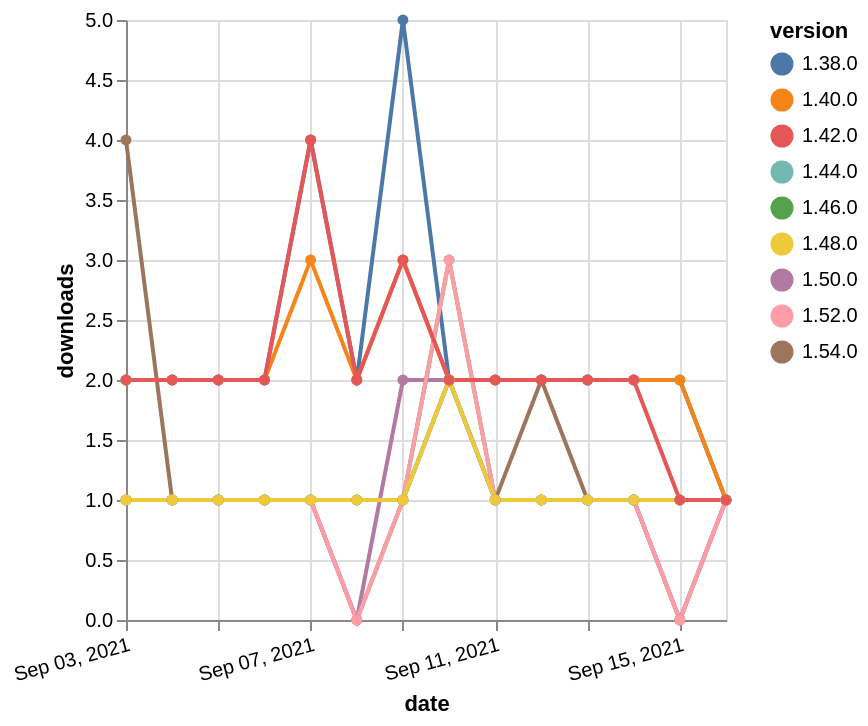

Describe this chart as a Vega-Lite specification.
### Vega-Lite specification from a JSON file in a GitHub repository (floating-point values rounded to 4 significant figures)
{"$schema": "https://vega.github.io/schema/vega-lite/v5.json", "description": "A simple bar chart with embedded data.", "data": {"values": [{"date": "2021-09-03", "total": 118, "delta": 4, "version": "1.54.0"}, {"date": "2021-09-04", "total": 119, "delta": 1, "version": "1.54.0"}, {"date": "2021-09-05", "total": 120, "delta": 1, "version": "1.54.0"}, {"date": "2021-09-06", "total": 121, "delta": 1, "version": "1.54.0"}, {"date": "2021-09-07", "total": 122, "delta": 1, "version": "1.54.0"}, {"date": "2021-09-08", "total": 122, "delta": 0, "version": "1.54.0"}, {"date": "2021-09-09", "total": 123, "delta": 1, "version": "1.54.0"}, {"date": "2021-09-10", "total": 125, "delta": 2, "version": "1.54.0"}, {"date": "2021-09-11", "total": 126, "delta": 1, "version": "1.54.0"}, {"date": "2021-09-12", "total": 128, "delta": 2, "version": "1.54.0"}, {"date": "2021-09-13", "total": 129, "delta": 1, "version": "1.54.0"}, {"date": "2021-09-14", "total": 130, "delta": 1, "version": "1.54.0"}, {"date": "2021-09-15", "total": 130, "delta": 0, "version": "1.54.0"}, {"date": "2021-09-16", "total": 131, "delta": 1, "version": "1.54.0"}, {"date": "2021-09-03", "total": 157, "delta": 1, "version": "1.50.0"}, {"date": "2021-09-04", "total": 158, "delta": 1, "version": "1.50.0"}, {"date": "2021-09-05", "total": 159, "delta": 1, "version": "1.50.0"}, {"date": "2021-09-06", "total": 160, "delta": 1, "version": "1.50.0"}, {"date": "2021-09-07", "total": 161, "delta": 1, "version": "1.50.0"}, {"date": "2021-09-08", "total": 161, "delta": 0, "version": "1.50.0"}, {"date": "2021-09-09", "total": 163, "delta": 2, "version": "1.50.0"}, {"date": "2021-09-10", "total": 165, "delta": 2, "version": "1.50.0"}, {"date": "2021-09-11", "total": 166, "delta": 1, "version": "1.50.0"}, {"date": "2021-09-12", "total": 167, "delta": 1, "version": "1.50.0"}, {"date": "2021-09-13", "total": 168, "delta": 1, "version": "1.50.0"}, {"date": "2021-09-14", "total": 169, "delta": 1, "version": "1.50.0"}, {"date": "2021-09-15", "total": 169, "delta": 0, "version": "1.50.0"}, {"date": "2021-09-16", "total": 170, "delta": 1, "version": "1.50.0"}, {"date": "2021-09-03", "total": 240, "delta": 1, "version": "1.44.0"}, {"date": "2021-09-04", "total": 241, "delta": 1, "version": "1.44.0"}, {"date": "2021-09-05", "total": 242, "delta": 1, "version": "1.44.0"}, {"date": "2021-09-06", "total": 243, "delta": 1, "version": "1.44.0"}, {"date": "2021-09-07", "total": 244, "delta": 1, "version": "1.44.0"}, {"date": "2021-09-08", "total": 245, "delta": 1, "version": "1.44.0"}, {"date": "2021-09-09", "total": 246, "delta": 1, "version": "1.44.0"}, {"date": "2021-09-10", "total": 248, "delta": 2, "version": "1.44.0"}, {"date": "2021-09-11", "total": 249, "delta": 1, "version": "1.44.0"}, {"date": "2021-09-12", "total": 250, "delta": 1, "version": "1.44.0"}, {"date": "2021-09-13", "total": 251, "delta": 1, "version": "1.44.0"}, {"date": "2021-09-14", "total": 252, "delta": 1, "version": "1.44.0"}, {"date": "2021-09-15", "total": 253, "delta": 1, "version": "1.44.0"}, {"date": "2021-09-16", "total": 254, "delta": 1, "version": "1.44.0"}, {"date": "2021-09-03", "total": 3103, "delta": 2, "version": "1.38.0"}, {"date": "2021-09-04", "total": 3105, "delta": 2, "version": "1.38.0"}, {"date": "2021-09-05", "total": 3107, "delta": 2, "version": "1.38.0"}, {"date": "2021-09-06", "total": 3109, "delta": 2, "version": "1.38.0"}, {"date": "2021-09-07", "total": 3113, "delta": 4, "version": "1.38.0"}, {"date": "2021-09-08", "total": 3115, "delta": 2, "version": "1.38.0"}, {"date": "2021-09-09", "total": 3120, "delta": 5, "version": "1.38.0"}, {"date": "2021-09-10", "total": 3122, "delta": 2, "version": "1.38.0"}, {"date": "2021-09-11", "total": 3124, "delta": 2, "version": "1.38.0"}, {"date": "2021-09-12", "total": 3126, "delta": 2, "version": "1.38.0"}, {"date": "2021-09-13", "total": 3128, "delta": 2, "version": "1.38.0"}, {"date": "2021-09-14", "total": 3130, "delta": 2, "version": "1.38.0"}, {"date": "2021-09-15", "total": 3132, "delta": 2, "version": "1.38.0"}, {"date": "2021-09-16", "total": 3133, "delta": 1, "version": "1.38.0"}, {"date": "2021-09-03", "total": 2549, "delta": 2, "version": "1.40.0"}, {"date": "2021-09-04", "total": 2551, "delta": 2, "version": "1.40.0"}, {"date": "2021-09-05", "total": 2553, "delta": 2, "version": "1.40.0"}, {"date": "2021-09-06", "total": 2555, "delta": 2, "version": "1.40.0"}, {"date": "2021-09-07", "total": 2558, "delta": 3, "version": "1.40.0"}, {"date": "2021-09-08", "total": 2560, "delta": 2, "version": "1.40.0"}, {"date": "2021-09-09", "total": 2563, "delta": 3, "version": "1.40.0"}, {"date": "2021-09-10", "total": 2565, "delta": 2, "version": "1.40.0"}, {"date": "2021-09-11", "total": 2567, "delta": 2, "version": "1.40.0"}, {"date": "2021-09-12", "total": 2569, "delta": 2, "version": "1.40.0"}, {"date": "2021-09-13", "total": 2571, "delta": 2, "version": "1.40.0"}, {"date": "2021-09-14", "total": 2573, "delta": 2, "version": "1.40.0"}, {"date": "2021-09-15", "total": 2575, "delta": 2, "version": "1.40.0"}, {"date": "2021-09-16", "total": 2576, "delta": 1, "version": "1.40.0"}, {"date": "2021-09-03", "total": 335, "delta": 1, "version": "1.46.0"}, {"date": "2021-09-04", "total": 336, "delta": 1, "version": "1.46.0"}, {"date": "2021-09-05", "total": 337, "delta": 1, "version": "1.46.0"}, {"date": "2021-09-06", "total": 338, "delta": 1, "version": "1.46.0"}, {"date": "2021-09-07", "total": 339, "delta": 1, "version": "1.46.0"}, {"date": "2021-09-08", "total": 340, "delta": 1, "version": "1.46.0"}, {"date": "2021-09-09", "total": 341, "delta": 1, "version": "1.46.0"}, {"date": "2021-09-10", "total": 344, "delta": 3, "version": "1.46.0"}, {"date": "2021-09-11", "total": 345, "delta": 1, "version": "1.46.0"}, {"date": "2021-09-12", "total": 346, "delta": 1, "version": "1.46.0"}, {"date": "2021-09-13", "total": 347, "delta": 1, "version": "1.46.0"}, {"date": "2021-09-14", "total": 348, "delta": 1, "version": "1.46.0"}, {"date": "2021-09-15", "total": 349, "delta": 1, "version": "1.46.0"}, {"date": "2021-09-16", "total": 350, "delta": 1, "version": "1.46.0"}, {"date": "2021-09-03", "total": 173, "delta": 1, "version": "1.52.0"}, {"date": "2021-09-04", "total": 174, "delta": 1, "version": "1.52.0"}, {"date": "2021-09-05", "total": 175, "delta": 1, "version": "1.52.0"}, {"date": "2021-09-06", "total": 176, "delta": 1, "version": "1.52.0"}, {"date": "2021-09-07", "total": 177, "delta": 1, "version": "1.52.0"}, {"date": "2021-09-08", "total": 177, "delta": 0, "version": "1.52.0"}, {"date": "2021-09-09", "total": 178, "delta": 1, "version": "1.52.0"}, {"date": "2021-09-10", "total": 181, "delta": 3, "version": "1.52.0"}, {"date": "2021-09-11", "total": 182, "delta": 1, "version": "1.52.0"}, {"date": "2021-09-12", "total": 183, "delta": 1, "version": "1.52.0"}, {"date": "2021-09-13", "total": 184, "delta": 1, "version": "1.52.0"}, {"date": "2021-09-14", "total": 185, "delta": 1, "version": "1.52.0"}, {"date": "2021-09-15", "total": 185, "delta": 0, "version": "1.52.0"}, {"date": "2021-09-16", "total": 186, "delta": 1, "version": "1.52.0"}, {"date": "2021-09-03", "total": 187, "delta": 1, "version": "1.48.0"}, {"date": "2021-09-04", "total": 188, "delta": 1, "version": "1.48.0"}, {"date": "2021-09-05", "total": 189, "delta": 1, "version": "1.48.0"}, {"date": "2021-09-06", "total": 190, "delta": 1, "version": "1.48.0"}, {"date": "2021-09-07", "total": 191, "delta": 1, "version": "1.48.0"}, {"date": "2021-09-08", "total": 192, "delta": 1, "version": "1.48.0"}, {"date": "2021-09-09", "total": 193, "delta": 1, "version": "1.48.0"}, {"date": "2021-09-10", "total": 195, "delta": 2, "version": "1.48.0"}, {"date": "2021-09-11", "total": 196, "delta": 1, "version": "1.48.0"}, {"date": "2021-09-12", "total": 197, "delta": 1, "version": "1.48.0"}, {"date": "2021-09-13", "total": 198, "delta": 1, "version": "1.48.0"}, {"date": "2021-09-14", "total": 199, "delta": 1, "version": "1.48.0"}, {"date": "2021-09-15", "total": 200, "delta": 1, "version": "1.48.0"}, {"date": "2021-09-16", "total": 201, "delta": 1, "version": "1.48.0"}, {"date": "2021-09-03", "total": 2431, "delta": 2, "version": "1.42.0"}, {"date": "2021-09-04", "total": 2433, "delta": 2, "version": "1.42.0"}, {"date": "2021-09-05", "total": 2435, "delta": 2, "version": "1.42.0"}, {"date": "2021-09-06", "total": 2437, "delta": 2, "version": "1.42.0"}, {"date": "2021-09-07", "total": 2441, "delta": 4, "version": "1.42.0"}, {"date": "2021-09-08", "total": 2443, "delta": 2, "version": "1.42.0"}, {"date": "2021-09-09", "total": 2446, "delta": 3, "version": "1.42.0"}, {"date": "2021-09-10", "total": 2448, "delta": 2, "version": "1.42.0"}, {"date": "2021-09-11", "total": 2450, "delta": 2, "version": "1.42.0"}, {"date": "2021-09-12", "total": 2452, "delta": 2, "version": "1.42.0"}, {"date": "2021-09-13", "total": 2454, "delta": 2, "version": "1.42.0"}, {"date": "2021-09-14", "total": 2456, "delta": 2, "version": "1.42.0"}, {"date": "2021-09-15", "total": 2457, "delta": 1, "version": "1.42.0"}, {"date": "2021-09-16", "total": 2458, "delta": 1, "version": "1.42.0"}]}, "width": "container", "mark": {"type": "line", "point": {"filled": true}}, "encoding": {"x": {"field": "date", "type": "temporal", "timeUnit": "yearmonthdate", "title": "date", "axis": {"labelAngle": -15}}, "y": {"field": "delta", "type": "quantitative", "title": "downloads"}, "color": {"field": "version", "type": "nominal"}, "tooltip": {"field": "delta"}}}
